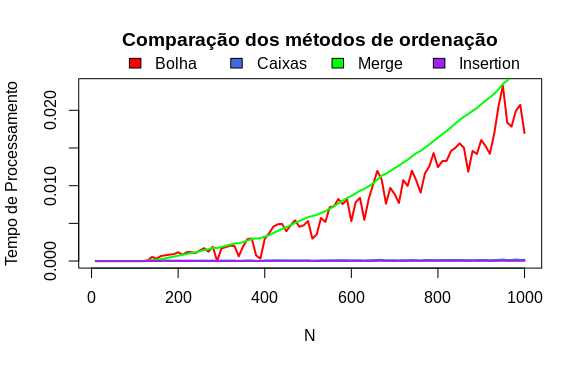

Source code (R):
library(readr)
bolha <- read_csv("~/Documentos/Análise e Projeto de Algoritmos/resultados/bolha.txt", col_names = FALSE)
caixas <- read_csv("~/Documentos/Análise e Projeto de Algoritmos/resultados/caixas.txt", col_names = FALSE)
merge <- read_csv("~/Documentos/Análise e Projeto de Algoritmos/resultados/merge.txt", col_names = FALSE)
insertion <- read_csv("~/Documentos/Análise e Projeto de Algoritmos/resultados/insertion.txt", col_names = FALSE)


plot(bolha$X1, bolha$X2,type="l", xlab="N", ylab="Tempo de Processamento",
     col="red", lwd = 2, main = "Comparação dos métodos de ordenação")
lines(caixas$X1,caixas$X2, col="royalblue", lwd = 2)
lines(merge$X1,merge$X2, col="green", lwd = 2)
lines(insertion$X1,insertion$X2, col="purple", lwd = 2)
legend(locator(1), xpd=TRUE, ncol=4,
     legend=c("Bolha", "Caixas","Merge", "Insertion"),
     fill=c("red", "royalblue","green", "purple"), bty="n")
